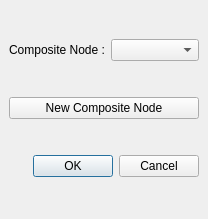
<ui version="4.0" >
 <class>FactorySelector</class>
 <widget class="QDialog" name="FactorySelector" >
  <property name="geometry" >
   <rect>
    <x>0</x>
    <y>0</y>
    <width>208</width>
    <height>219</height>
   </rect>
  </property>
  <property name="windowTitle" >
   <string>Selector</string>
  </property>
  <property name="windowIcon" >
   <iconset resource="images.qrc" >:/icons/diagram.png</iconset>
  </property>
  <layout class="QVBoxLayout" >
   <property name="margin" >
    <number>9</number>
   </property>
   <property name="spacing" >
    <number>6</number>
   </property>
   <item>
    <layout class="QHBoxLayout" >
     <property name="margin" >
      <number>0</number>
     </property>
     <property name="spacing" >
      <number>6</number>
     </property>
     <item>
      <widget class="QLabel" name="label" >
       <property name="layoutDirection" >
        <enum>Qt::LeftToRight</enum>
       </property>
       <property name="text" >
        <string>Composite Node :</string>
       </property>
       <property name="scaledContents" >
        <bool>true</bool>
       </property>
       <property name="alignment" >
        <set>Qt::AlignCenter</set>
       </property>
      </widget>
     </item>
     <item>
      <widget class="QComboBox" name="comboBox" />
     </item>
    </layout>
   </item>
   <item>
    <layout class="QHBoxLayout" >
     <property name="margin" >
      <number>0</number>
     </property>
     <property name="spacing" >
      <number>6</number>
     </property>
     <item>
      <widget class="QPushButton" name="newFactoryButton" >
       <property name="text" >
        <string>New Composite Node</string>
       </property>
      </widget>
     </item>
    </layout>
   </item>
   <item>
    <widget class="QDialogButtonBox" name="buttonBox" >
     <property name="orientation" >
      <enum>Qt::Horizontal</enum>
     </property>
     <property name="standardButtons" >
      <set>QDialogButtonBox::Cancel|QDialogButtonBox::NoButton|QDialogButtonBox::Ok</set>
     </property>
    </widget>
   </item>
  </layout>
 </widget>
 <tabstops>
  <tabstop>comboBox</tabstop>
  <tabstop>newFactoryButton</tabstop>
  <tabstop>buttonBox</tabstop>
 </tabstops>
 <resources>
  <include location="images.qrc" />
 </resources>
 <connections>
  <connection>
   <sender>buttonBox</sender>
   <signal>accepted()</signal>
   <receiver>FactorySelector</receiver>
   <slot>accept()</slot>
   <hints>
    <hint type="sourcelabel" >
     <x>248</x>
     <y>254</y>
    </hint>
    <hint type="destinationlabel" >
     <x>157</x>
     <y>274</y>
    </hint>
   </hints>
  </connection>
  <connection>
   <sender>buttonBox</sender>
   <signal>rejected()</signal>
   <receiver>FactorySelector</receiver>
   <slot>reject()</slot>
   <hints>
    <hint type="sourcelabel" >
     <x>316</x>
     <y>260</y>
    </hint>
    <hint type="destinationlabel" >
     <x>286</x>
     <y>274</y>
    </hint>
   </hints>
  </connection>
 </connections>
</ui>
